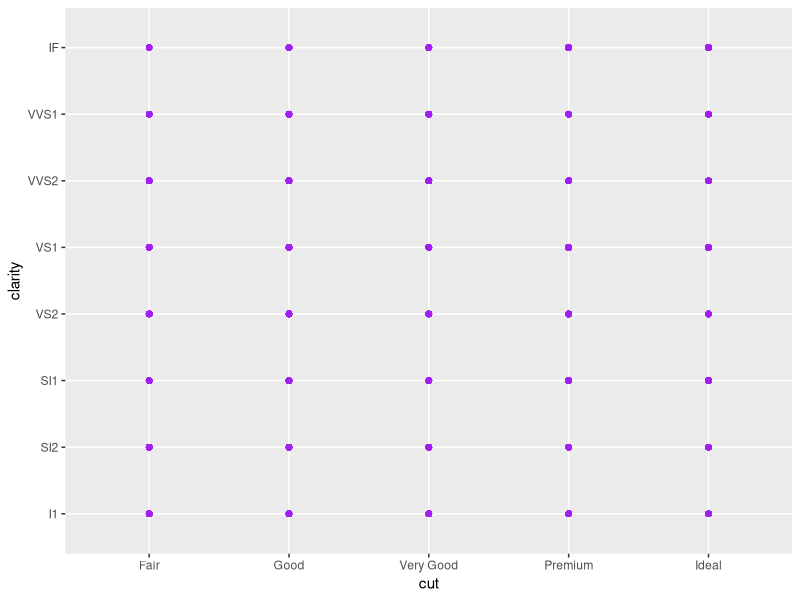

The R source for this figure:
### Quick R Script
### Visualize diamonds dataset

library(ggplot2)
library(dplyr)

# load data
data("diamonds")

# visualization
ggplot(diamonds, aes(x = cut, y = clarity)) +
    geom_point(color = 'purple')